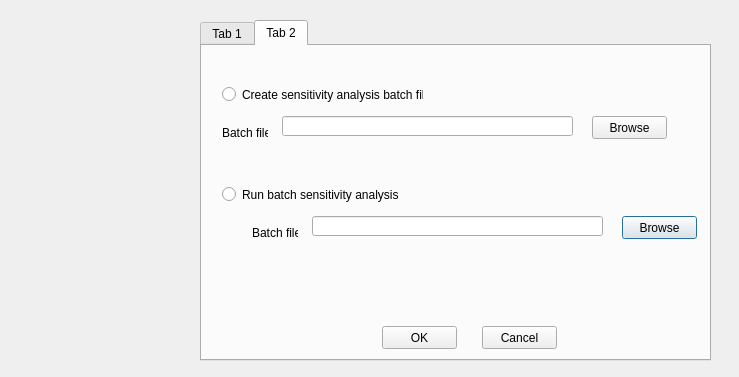
<?xml version="1.0" encoding="UTF-8"?>
<ui version="4.0">
 <class>inputsDialog</class>
 <widget class="QDialog" name="inputsDialog">
  <property name="windowModality">
   <enum>Qt::ApplicationModal</enum>
  </property>
  <property name="geometry">
   <rect>
    <x>0</x>
    <y>0</y>
    <width>739</width>
    <height>377</height>
   </rect>
  </property>
  <property name="windowTitle">
   <string>Create Marxan files</string>
  </property>
  <widget class="QLabel" name="sponsorLabel">
   <property name="geometry">
    <rect>
     <x>20</x>
     <y>10</y>
     <width>151</width>
     <height>351</height>
    </rect>
   </property>
   <property name="text">
    <string/>
   </property>
   <property name="pixmap">
    <pixmap resource="resources.qrc">:/plugins/Cluz/icons/icons/marxan_logo.png</pixmap>
   </property>
  </widget>
  <widget class="QTabWidget" name="tabWidget">
   <property name="geometry">
    <rect>
     <x>200</x>
     <y>20</y>
     <width>511</width>
     <height>341</height>
    </rect>
   </property>
   <property name="currentIndex">
    <number>1</number>
   </property>
   <widget class="QWidget" name="tab">
    <attribute name="title">
     <string>Tab 1</string>
    </attribute>
    <zorder>pushButton_2</zorder>
    <zorder>okButton</zorder>
    <zorder>lineEdit</zorder>
    <zorder>label_2</zorder>
    <zorder>radioButton_3</zorder>
    <zorder>lineEdit_2</zorder>
    <zorder>cancelButton</zorder>
    <zorder>radioButton</zorder>
    <zorder>label</zorder>
    <zorder>radioButton_2</zorder>
    <zorder>pushButton</zorder>
   </widget>
   <widget class="QWidget" name="tab_2">
    <attribute name="title">
     <string>Tab 2</string>
    </attribute>
    <widget class="QPushButton" name="pushButton">
     <property name="geometry">
      <rect>
       <x>420</x>
       <y>170</y>
       <width>75</width>
       <height>23</height>
      </rect>
     </property>
     <property name="text">
      <string>Browse</string>
     </property>
    </widget>
    <widget class="QLineEdit" name="lineEdit">
     <property name="geometry">
      <rect>
       <x>110</x>
       <y>170</y>
       <width>291</width>
       <height>20</height>
      </rect>
     </property>
    </widget>
    <widget class="QLineEdit" name="lineEdit_2">
     <property name="geometry">
      <rect>
       <x>80</x>
       <y>70</y>
       <width>291</width>
       <height>20</height>
      </rect>
     </property>
    </widget>
    <widget class="QLabel" name="label_2">
     <property name="geometry">
      <rect>
       <x>20</x>
       <y>80</y>
       <width>46</width>
       <height>13</height>
      </rect>
     </property>
     <property name="text">
      <string>Batch file</string>
     </property>
    </widget>
    <widget class="QPushButton" name="cancelButton">
     <property name="geometry">
      <rect>
       <x>280</x>
       <y>280</y>
       <width>75</width>
       <height>23</height>
      </rect>
     </property>
     <property name="text">
      <string>Cancel</string>
     </property>
    </widget>
    <widget class="QRadioButton" name="radioButton_2">
     <property name="geometry">
      <rect>
       <x>20</x>
       <y>40</y>
       <width>201</width>
       <height>17</height>
      </rect>
     </property>
     <property name="text">
      <string>Create sensitivity analysis batch file</string>
     </property>
    </widget>
    <widget class="QRadioButton" name="radioButton_3">
     <property name="geometry">
      <rect>
       <x>20</x>
       <y>140</y>
       <width>211</width>
       <height>17</height>
      </rect>
     </property>
     <property name="text">
      <string>Run batch sensitivity analysis</string>
     </property>
    </widget>
    <widget class="QLabel" name="label">
     <property name="geometry">
      <rect>
       <x>50</x>
       <y>180</y>
       <width>46</width>
       <height>13</height>
      </rect>
     </property>
     <property name="text">
      <string>Batch file</string>
     </property>
    </widget>
    <widget class="QPushButton" name="okButton">
     <property name="geometry">
      <rect>
       <x>180</x>
       <y>280</y>
       <width>75</width>
       <height>23</height>
      </rect>
     </property>
     <property name="text">
      <string>OK</string>
     </property>
    </widget>
    <widget class="QPushButton" name="pushButton_2">
     <property name="geometry">
      <rect>
       <x>390</x>
       <y>70</y>
       <width>75</width>
       <height>23</height>
      </rect>
     </property>
     <property name="text">
      <string>Browse</string>
     </property>
    </widget>
   </widget>
  </widget>
 </widget>
 <resources>
  <include location="resources.qrc"/>
 </resources>
 <connections/>
</ui>
